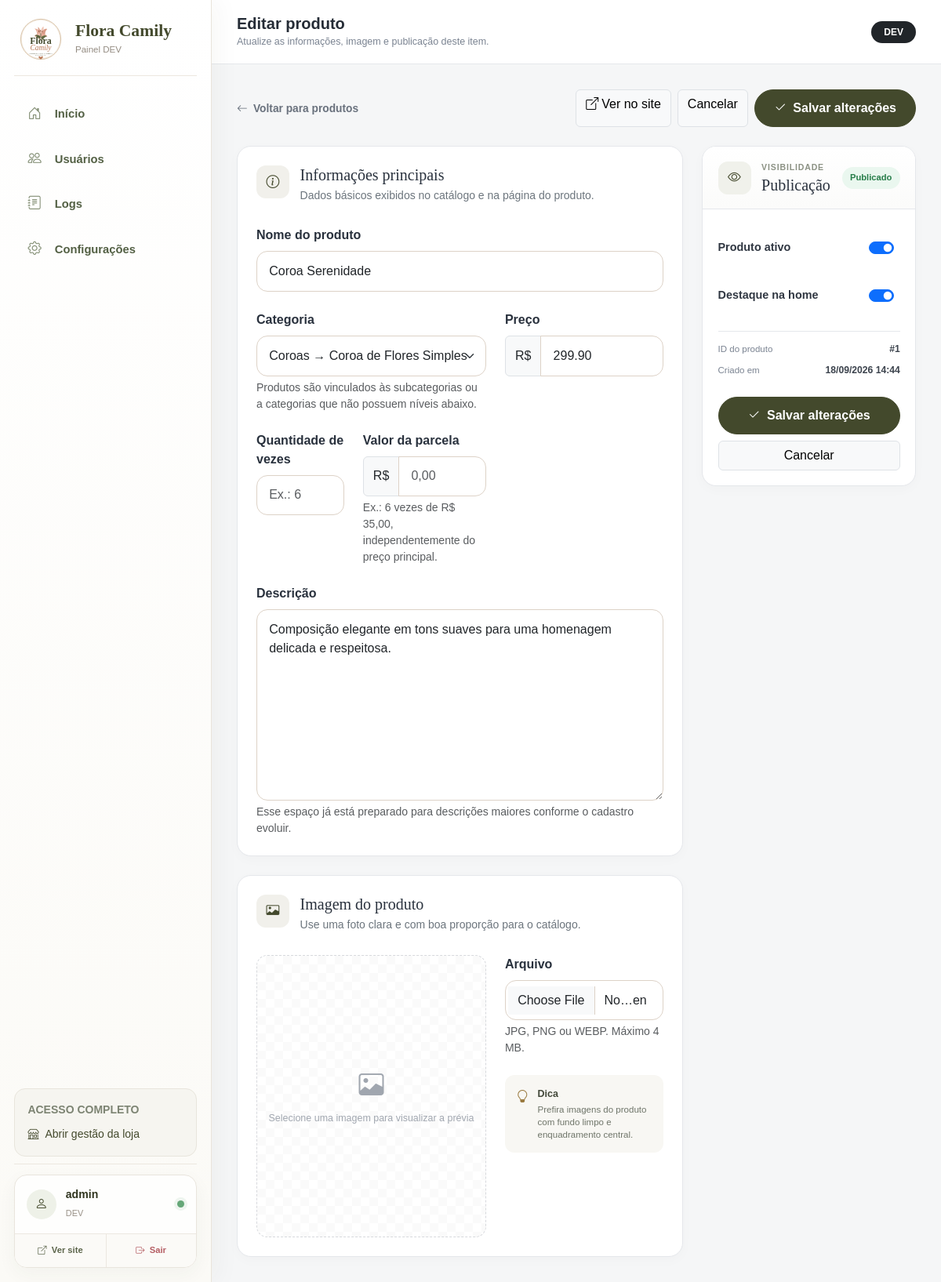
The page /admin-produto?id=1 (signed in) on the database its author committed.
### tables this page shows
CREATE TABLE IF NOT EXISTS products (
    id INT UNSIGNED AUTO_INCREMENT PRIMARY KEY,
    name VARCHAR(160) NOT NULL,
    category VARCHAR(100) NOT NULL DEFAULT 'Homenagens florais',
    category_id INT UNSIGNED NULL,
    description TEXT NULL,
    price DECIMAL(10,2) NOT NULL DEFAULT 0.00,
    installment_count INT UNSIGNED NULL,
    installment_value DECIMAL(10,2) NULL,
    image VARCHAR(255) NULL,
    active TINYINT(1) NOT NULL DEFAULT 1,
    featured TINYINT(1) NOT NULL DEFAULT 0,
    created_at TIMESTAMP DEFAULT CURRENT_TIMESTAMP,
    updated_at TIMESTAMP DEFAULT CURRENT_TIMESTAMP ON UPDATE CURRENT_TIMESTAMP,
    INDEX idx_products_active (active),
    INDEX idx_products_featured (featured),
    INDEX idx_products_category_id (category_id),
    CONSTRAINT fk_products_category FOREIGN KEY (category_id) REFERENCES categories(id) ON DELETE SET NULL
);

### admin-produto.php (the view, shortened to what the rows shown need)
<?php
require __DIR__ . '/config.php';
$id = filter_input(INPUT_GET, 'id', FILTER_VALIDATE_INT) ?: 0;
$product = null;
if ($id > 0) {
    $stmt = db()->prepare('SELECT * FROM products WHERE id = ? LIMIT 1');
    $stmt->execute([$id]);
    $product = $stmt->fetch();
}
$categories = productCategoryOptions(true);
$isEditing = !empty($product['id']);
require __DIR__ . '/includes/admin-shell-start.php';
?>
<form method="post" enctype="multipart/form-data" class="admin-product-form-page">
    <div class="row g-4 align-items-start">
        <div class="col-xl-8">
            <div class="admin-card p-4 mb-4">
                <div class="product-form-section-header">
                    <div>
                        <h2 class="h5 mb-1">Informações principais</h2>
                    </div>
                </div>
                <div class="row g-4 mt-1">
                    <div class="col-12">
                        <label for="productName" class="form-label fw-semibold">Nome do produto</label>
                        <input
                            type="text"
                            name="name"
                            id="productName"
                            class="form-control"
                            maxlength="160"
                            required
                            value="<?= e((string) ($product['name'] ?? '')) ?>"
                            placeholder="Ex.: Coroa Serenidade"
                        >
                    </div>
                    <div class="col-md-7">
                        <label for="productCategory" class="form-label fw-semibold">Categoria</label>
                        <select name="category_id" id="productCategory" class="form-select">
                            <?php foreach ($categories as $category): ?>
                                <option
                                    value="<?= (int) $category['id'] ?>"
                                    <?= (int) ($product['category_id'] ?? 0) === (int) $category['id'] ? 'selected' : '' ?>
                                >
                                    <?= !empty($category['parent_name']) ? e($category['parent_name']) . ' → ' : '' ?><?= e($category['name']) ?>
                                </option>
                            <?php endforeach; ?>
                        </select>
                        <div class="form-text">Produtos são vinculados às subcategorias ou a categorias que não possuem níveis abaixo.</div>
                    </div>
                    <div class="col-md-5">
                        <div class="input-group">
                            <span class="input-group-text">R$</span>
                            <input
                                type="number"
                                name="price"
                                id="productPrice"
                                class="form-control"
                                min="0"
                                step="0.01"
                                inputmode="decimal"
                                required
                                value="<?= e(isset($product['price']) && $product['price'] !== '' ? number_format((float) $product['price'], 2, '.', '') : '') ?>"
                                placeholder="0,00"
                            >
                        </div>
                    </div>
                    <div class="col-md-3">
                        <label for="installmentCount" class="form-label fw-semibold">Quantidade de vezes</label>
                        <input
                            type="number"
                            name="installment_count"
                            id="installmentCount"
                            class="form-control"
                            min="1"
                            max="99"
                            step="1"
                            value="<?= e(!empty($product['installment_count']) ? (string) (int) $product['installment_count'] : '') ?>"
                            placeholder="Ex.: 6"
                        >
                    </div>
                    <div class="col-md-4">
                        <div class="input-group">
                            <span class="input-group-text">R$</span>
                            <input
                                type="number"
                                name="installment_value"
                                id="installmentValue"
                                class="form-control"
                                min="0.01"
                                step="0.01"
                                inputmode="decimal"
                                value="<?= e(!empty($product['installment_value']) ? number_format((float) $product['installment_value'], 2, '.', '') : '') ?>"
                                placeholder="0,00"
                            >
                        </div>
                    </div>
                    <div class="col-12">
                        <label for="productDescription" class="form-label fw-semibold">Descrição</label>
                        <textarea
                            name="description"
                            id="productDescription"
                            class="form-control product-description-field"
                            rows="9"
                            placeholder="Descreva a composição, estilo, ocasião e outros detalhes importantes."
                        ><?= e((string) ($product['description'] ?? '')) ?></textarea>
                        <div class="form-text">Esse espaço já está preparado para descrições maiores conforme o cadastro evoluir.</div>
                    </div>
                </div>
            </div>
            <div class="admin-card p-4">
                <div class="product-form-section-header">
                    <div>
                        <h2 class="h5 mb-1">Imagem do produto</h2>
                    </div>
                </div>
            </div>
        </div>
        <div class="col-xl-4">
            <div class="admin-card product-publish-card sticky-xl-top">
                <div class="product-publish-head">
                    <div class="flex-grow-1">
                        <h2 class="h5 mb-0">Publicação</h2>
                    </div>
                </div>
                <div class="product-publish-body">
                    <div class="product-publish-options">
                        <label class="product-publish-option" for="productActive">
                            <span class="form-check form-switch m-0">
                                <input
                                    class="form-check-input"
                                    type="checkbox"
                                    name="active"
                                    id="productActive"
                                    <?= !isset($product['active']) || (int) $product['active'] === 1 ? 'checked' : '' ?>
                                >
                            </span>
                        </label>
                        <label class="product-publish-option" for="productFeatured">
                            <span class="form-check form-switch m-0">
                                <input
                                    class="form-check-input"
                                    type="checkbox"
                                    name="featured"
                                    id="productFeatured"
                                    <?= (int) ($product['featured'] ?? 0) === 1 ? 'checked' : '' ?>
                                >
                            </span>
                        </label>
                    </div>
                <?php if ($isEditing): ?>
                    <div class="product-meta-box mt-4">
                        <div>
                            <span>ID do produto</span>
                            <strong>#<?= (int) $product['id'] ?></strong>
                        </div>
                        <?php if (!empty($product['created_at'])): ?>
                            <div>
                                <span>Criado em</span>
                                <strong><?= date('d/m/Y H:i', strtotime((string) $product['created_at'])) ?></strong>
                            </div>
                        <?php endif; ?>
                    </div>
                <?php endif; ?>
                </div>
            </div>
        </div>
    </div>
</form>
<?php require __DIR__ . '/includes/admin-shell-end.php'; ?>

### rows shown on the page
products: name "Coroa Serenidade", category_id "Coroas → Coroa de Flores Simples", price "299.90", description "Composição elegante em tons suaves para uma homenagem delicada e respeitosa.", active "☑", featured "☑", id "1", created_at "18/09/2026 14:44"

### other values the page prints
$item['label'] "Início"
$item['label'] "Usuários"
$item['label'] "Logs"
$item['label'] "Configurações"
$_SESSION['admin_username'] "admin"
$adminRole "DEV"
$adminTitle "Editar produto"
$adminSubtitle "Atualize as informações, imagem e publicação deste item."
